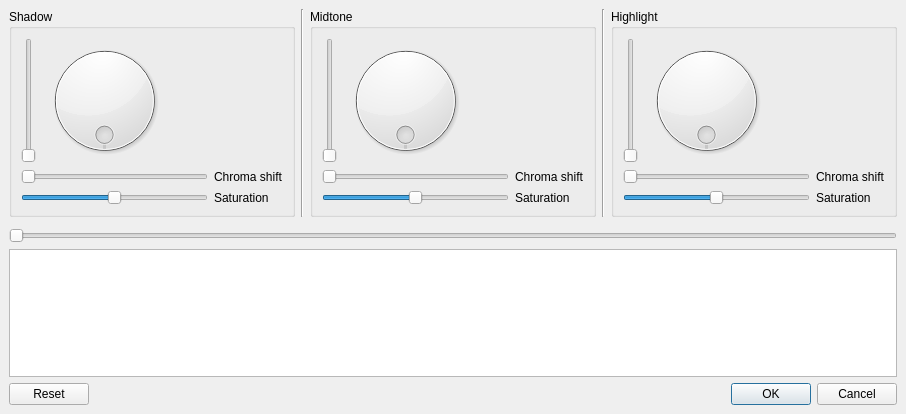
<?xml version="1.0" encoding="UTF-8"?>
<ui version="4.0">
 <class>colorBalanceDialog</class>
 <widget class="QDialog" name="colorBalanceDialog">
  <property name="geometry">
   <rect>
    <x>0</x>
    <y>0</y>
    <width>906</width>
    <height>414</height>
   </rect>
  </property>
  <property name="minimumSize">
   <size>
    <width>0</width>
    <height>0</height>
   </size>
  </property>
  <property name="windowTitle">
   <string>Color balance</string>
  </property>
  <layout class="QVBoxLayout" name="verticalLayout">
   <property name="spacing">
    <number>6</number>
   </property>
   <property name="leftMargin">
    <number>9</number>
   </property>
   <property name="topMargin">
    <number>9</number>
   </property>
   <property name="rightMargin">
    <number>9</number>
   </property>
   <property name="bottomMargin">
    <number>9</number>
   </property>
   <item>
    <layout class="QGridLayout" name="gridLayout">
     <property name="leftMargin">
      <number>0</number>
     </property>
     <property name="topMargin">
      <number>0</number>
     </property>
     <property name="rightMargin">
      <number>0</number>
     </property>
     <property name="bottomMargin">
      <number>0</number>
     </property>
     <item row="0" column="4">
      <widget class="QGroupBox" name="groupBoxHighlight">
       <property name="title">
        <string>Highlight</string>
       </property>
       <layout class="QGridLayout" name="gridLayout_4">
        <item row="0" column="0" rowspan="2">
         <widget class="ADM_SliderIndicator" name="sliderHiLuma">
          <property name="maximum">
           <number>100</number>
          </property>
          <property name="orientation">
           <enum>Qt::Vertical</enum>
          </property>
         </widget>
        </item>
        <item row="0" column="1" rowspan="2" colspan="3">
         <widget class="QDial" name="dialHiHue">
          <property name="sizePolicy">
           <sizepolicy hsizetype="Expanding" vsizetype="Expanding">
            <horstretch>0</horstretch>
            <verstretch>0</verstretch>
           </sizepolicy>
          </property>
          <property name="minimumSize">
           <size>
            <width>125</width>
            <height>125</height>
           </size>
          </property>
          <property name="maximum">
           <number>359</number>
          </property>
          <property name="pageStep">
           <number>18</number>
          </property>
          <property name="wrapping">
           <bool>true</bool>
          </property>
         </widget>
        </item>
        <item row="0" column="4">
         <spacer name="horizontalSpacer_7">
          <property name="orientation">
           <enum>Qt::Horizontal</enum>
          </property>
          <property name="sizeHint" stdset="0">
           <size>
            <width>40</width>
            <height>20</height>
           </size>
          </property>
         </spacer>
        </item>
        <item row="3" column="5">
         <widget class="QLabel" name="labelHiSaturation">
          <property name="sizePolicy">
           <sizepolicy hsizetype="Minimum" vsizetype="Preferred">
            <horstretch>0</horstretch>
            <verstretch>0</verstretch>
           </sizepolicy>
          </property>
          <property name="text">
           <string>Saturation</string>
          </property>
         </widget>
        </item>
        <item row="2" column="0" colspan="5">
         <widget class="ADM_SliderIndicator" name="sliderHiChromaShift">
          <property name="minimum">
           <number>0</number>
          </property>
          <property name="maximum">
           <number>100</number>
          </property>
          <property name="orientation">
           <enum>Qt::Horizontal</enum>
          </property>
         </widget>
        </item>
        <item row="3" column="0" colspan="5">
         <widget class="ADM_SliderIndicator" name="sliderHiSaturation">
          <property name="minimum">
           <number>-100</number>
          </property>
          <property name="maximum">
           <number>100</number>
          </property>
          <property name="orientation">
           <enum>Qt::Horizontal</enum>
          </property>
         </widget>
        </item>
        <item row="2" column="5">
         <widget class="QLabel" name="labelHiChromaShift">
          <property name="sizePolicy">
           <sizepolicy hsizetype="Minimum" vsizetype="Preferred">
            <horstretch>0</horstretch>
            <verstretch>0</verstretch>
           </sizepolicy>
          </property>
          <property name="text">
           <string>Chroma shift</string>
          </property>
         </widget>
        </item>
       </layout>
      </widget>
     </item>
     <item row="0" column="0">
      <widget class="QGroupBox" name="groupBoxShadow">
       <property name="title">
        <string>Shadow</string>
       </property>
       <layout class="QGridLayout" name="gridLayout_2">
        <item row="0" column="0" rowspan="2">
         <widget class="ADM_SliderIndicator" name="sliderLoLuma">
          <property name="maximum">
           <number>100</number>
          </property>
          <property name="orientation">
           <enum>Qt::Vertical</enum>
          </property>
         </widget>
        </item>
        <item row="0" column="1" rowspan="2" colspan="3">
         <widget class="QDial" name="dialLoHue">
          <property name="sizePolicy">
           <sizepolicy hsizetype="Expanding" vsizetype="Expanding">
            <horstretch>0</horstretch>
            <verstretch>0</verstretch>
           </sizepolicy>
          </property>
          <property name="minimumSize">
           <size>
            <width>125</width>
            <height>125</height>
           </size>
          </property>
          <property name="maximum">
           <number>359</number>
          </property>
          <property name="pageStep">
           <number>18</number>
          </property>
          <property name="wrapping">
           <bool>true</bool>
          </property>
         </widget>
        </item>
        <item row="0" column="4">
         <spacer name="horizontalSpacer_5">
          <property name="orientation">
           <enum>Qt::Horizontal</enum>
          </property>
          <property name="sizeHint" stdset="0">
           <size>
            <width>40</width>
            <height>20</height>
           </size>
          </property>
         </spacer>
        </item>
        <item row="2" column="0" colspan="5">
         <widget class="ADM_SliderIndicator" name="sliderLoChromaShift">
          <property name="maximum">
           <number>100</number>
          </property>
          <property name="orientation">
           <enum>Qt::Horizontal</enum>
          </property>
         </widget>
        </item>
        <item row="3" column="0" colspan="5">
         <widget class="ADM_SliderIndicator" name="sliderLoSaturation">
          <property name="minimum">
           <number>-100</number>
          </property>
          <property name="maximum">
           <number>100</number>
          </property>
          <property name="orientation">
           <enum>Qt::Horizontal</enum>
          </property>
         </widget>
        </item>
        <item row="3" column="5">
         <widget class="QLabel" name="labelLoSaturation">
          <property name="sizePolicy">
           <sizepolicy hsizetype="Minimum" vsizetype="Preferred">
            <horstretch>0</horstretch>
            <verstretch>0</verstretch>
           </sizepolicy>
          </property>
          <property name="text">
           <string>Saturation</string>
          </property>
         </widget>
        </item>
        <item row="2" column="5">
         <widget class="QLabel" name="labelLoChromaShift">
          <property name="sizePolicy">
           <sizepolicy hsizetype="Minimum" vsizetype="Preferred">
            <horstretch>0</horstretch>
            <verstretch>0</verstretch>
           </sizepolicy>
          </property>
          <property name="text">
           <string>Chroma shift</string>
          </property>
         </widget>
        </item>
       </layout>
      </widget>
     </item>
     <item row="0" column="2">
      <widget class="QGroupBox" name="groupBoxMidtone">
       <property name="title">
        <string>Midtone</string>
       </property>
       <layout class="QGridLayout" name="gridLayout_3">
        <item row="0" column="4">
         <spacer name="horizontalSpacer_6">
          <property name="orientation">
           <enum>Qt::Horizontal</enum>
          </property>
          <property name="sizeHint" stdset="0">
           <size>
            <width>40</width>
            <height>20</height>
           </size>
          </property>
         </spacer>
        </item>
        <item row="0" column="0" rowspan="2">
         <widget class="ADM_SliderIndicator" name="sliderMdLuma">
          <property name="maximum">
           <number>100</number>
          </property>
          <property name="orientation">
           <enum>Qt::Vertical</enum>
          </property>
         </widget>
        </item>
        <item row="0" column="1" rowspan="2" colspan="3">
         <widget class="QDial" name="dialMdHue">
          <property name="sizePolicy">
           <sizepolicy hsizetype="Expanding" vsizetype="Expanding">
            <horstretch>0</horstretch>
            <verstretch>0</verstretch>
           </sizepolicy>
          </property>
          <property name="minimumSize">
           <size>
            <width>125</width>
            <height>125</height>
           </size>
          </property>
          <property name="maximum">
           <number>359</number>
          </property>
          <property name="pageStep">
           <number>18</number>
          </property>
          <property name="wrapping">
           <bool>true</bool>
          </property>
         </widget>
        </item>
        <item row="2" column="0" colspan="5">
         <widget class="ADM_SliderIndicator" name="sliderMdChromaShift">
          <property name="maximum">
           <number>100</number>
          </property>
          <property name="orientation">
           <enum>Qt::Horizontal</enum>
          </property>
         </widget>
        </item>
        <item row="3" column="0" colspan="5">
         <widget class="ADM_SliderIndicator" name="sliderMdSaturation">
          <property name="minimum">
           <number>-100</number>
          </property>
          <property name="maximum">
           <number>100</number>
          </property>
          <property name="orientation">
           <enum>Qt::Horizontal</enum>
          </property>
         </widget>
        </item>
        <item row="3" column="5">
         <widget class="QLabel" name="labelMdSaturation">
          <property name="sizePolicy">
           <sizepolicy hsizetype="Minimum" vsizetype="Preferred">
            <horstretch>0</horstretch>
            <verstretch>0</verstretch>
           </sizepolicy>
          </property>
          <property name="text">
           <string>Saturation</string>
          </property>
         </widget>
        </item>
        <item row="2" column="5">
         <widget class="QLabel" name="labelMdChromaShift">
          <property name="sizePolicy">
           <sizepolicy hsizetype="Minimum" vsizetype="Preferred">
            <horstretch>0</horstretch>
            <verstretch>0</verstretch>
           </sizepolicy>
          </property>
          <property name="text">
           <string>Chroma shift</string>
          </property>
         </widget>
        </item>
       </layout>
      </widget>
     </item>
     <item row="1" column="4">
      <spacer name="horizontalSpacer_3">
       <property name="orientation">
        <enum>Qt::Horizontal</enum>
       </property>
       <property name="sizeHint" stdset="0">
        <size>
         <width>40</width>
         <height>5</height>
        </size>
       </property>
      </spacer>
     </item>
     <item row="1" column="2">
      <spacer name="horizontalSpacer">
       <property name="orientation">
        <enum>Qt::Horizontal</enum>
       </property>
       <property name="sizeHint" stdset="0">
        <size>
         <width>40</width>
         <height>5</height>
        </size>
       </property>
      </spacer>
     </item>
     <item row="1" column="0">
      <spacer name="horizontalSpacer_2">
       <property name="orientation">
        <enum>Qt::Horizontal</enum>
       </property>
       <property name="sizeHint" stdset="0">
        <size>
         <width>40</width>
         <height>5</height>
        </size>
       </property>
      </spacer>
     </item>
     <item row="0" column="3">
      <widget class="Line" name="line_2">
       <property name="orientation">
        <enum>Qt::Vertical</enum>
       </property>
      </widget>
     </item>
     <item row="0" column="1">
      <widget class="Line" name="line">
       <property name="orientation">
        <enum>Qt::Vertical</enum>
       </property>
      </widget>
     </item>
    </layout>
   </item>
   <item>
    <layout class="QHBoxLayout" name="toolboxLayout"/>
   </item>
   <item>
    <widget class="ADM_flyNavSlider" name="horizontalSlider">
     <property name="orientation">
      <enum>Qt::Horizontal</enum>
     </property>
    </widget>
   </item>
   <item>
    <widget class="QGraphicsView" name="graphicsView">
     <property name="focusPolicy">
      <enum>Qt::NoFocus</enum>
     </property>
    </widget>
   </item>
   <item>
    <widget class="QDialogButtonBox" name="buttonBox">
     <property name="orientation">
      <enum>Qt::Horizontal</enum>
     </property>
     <property name="standardButtons">
      <set>QDialogButtonBox::Cancel|QDialogButtonBox::Ok|QDialogButtonBox::Reset</set>
     </property>
    </widget>
   </item>
  </layout>
 </widget>
 <customwidgets>
  <customwidget>
   <class>ADM_flyNavSlider</class>
   <extends>ADM_QSlider</extends>
   <header>ADM_toolkitQt.h</header>
  </customwidget>
  <customwidget>
   <class>ADM_QSlider</class>
   <extends>QSlider</extends>
   <header>ADM_toolkitQt.h</header>
  </customwidget>
  <customwidget>
   <class>ADM_SliderIndicator</class>
   <extends>QSlider</extends>
   <header>ADM_toolkitQt.h</header>
  </customwidget>
 </customwidgets>
 <resources/>
 <connections>
  <connection>
   <sender>buttonBox</sender>
   <signal>accepted()</signal>
   <receiver>colorBalanceDialog</receiver>
   <slot>accept()</slot>
   <hints>
    <hint type="sourcelabel">
     <x>257</x>
     <y>470</y>
    </hint>
    <hint type="destinationlabel">
     <x>157</x>
     <y>274</y>
    </hint>
   </hints>
  </connection>
  <connection>
   <sender>buttonBox</sender>
   <signal>rejected()</signal>
   <receiver>colorBalanceDialog</receiver>
   <slot>reject()</slot>
   <hints>
    <hint type="sourcelabel">
     <x>325</x>
     <y>470</y>
    </hint>
    <hint type="destinationlabel">
     <x>286</x>
     <y>274</y>
    </hint>
   </hints>
  </connection>
 </connections>
</ui>
